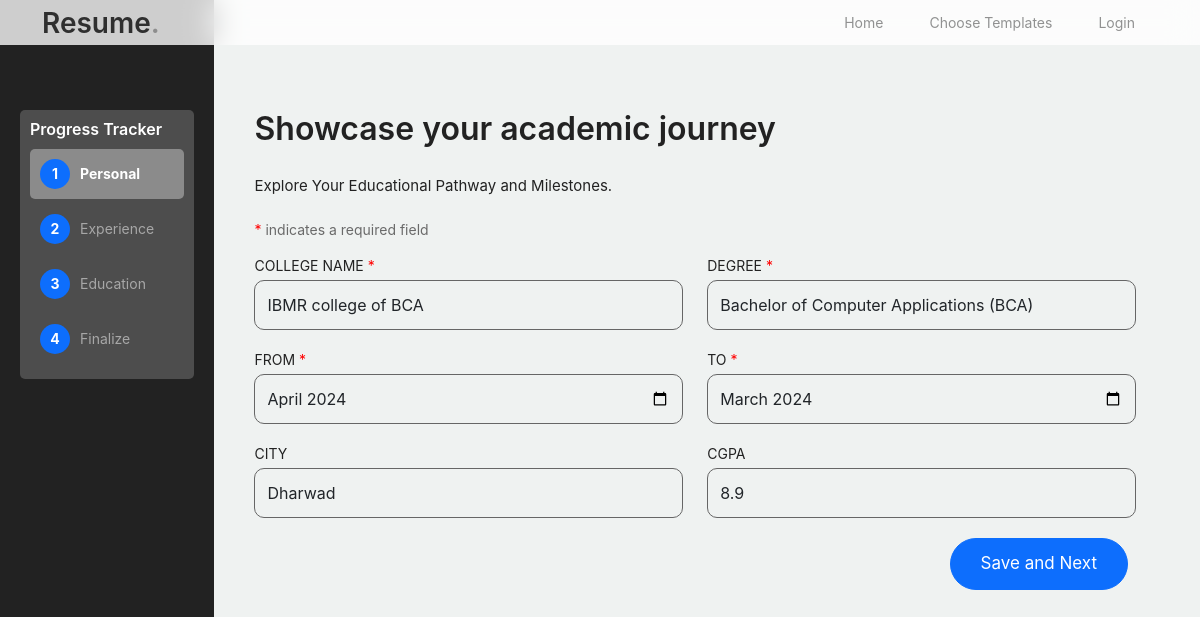
Screenshot of /edit_education_form/5 with the database file from the repository.
### resume_builder/models.py (models this page shows)
class Education(models.Model):
    user_id = models.ForeignKey('NewUser', on_delete=models.CASCADE)
    college_name = models.CharField(max_length=800,default='college name')
    degree = models.CharField(max_length=800,default='education')
    from_date = models.CharField(max_length=800,default='from date')
    to_date = models.CharField(max_length=800,default='to date')
    city = models.CharField(max_length=800,default='city')
    cgpa = models.CharField(max_length=800,default='CGPA')

### resume_builder/views.py (the view, shortened to what this page needs)
# urls.py: path('edit_education_form/<int:id>',views.edit_education_form,name="edit_education_form"),
def edit_education_form(request,id):
    user_id = request.user.id
    details=Education.objects.get(id=id)
    context={'details':details}
    return render(request,'edit_education_form.html',context)

### resume_builder/templates/edit_education_form.html (shortened to what this page needs)
<!doctype html>
<html lang="en">
<head>
		<link href="/static/home_assets/css/bootstrap.min.css" rel="stylesheet">
		<link href="https://cdnjs.cloudflare.com/ajax/libs/font-awesome/6.0.0-beta3/css/all.min.css" rel="stylesheet">
		<link href="/static/home_assets/css/tiny-slider.css" rel="stylesheet">
		<link href="/static/home_assets/css/style.css" rel="stylesheet">
	</head>
	<body>
		<nav class="custom-navbar navbar navbar-expand-md navbar-dark bg-dark fixed-top" aria-label="Furni navigation bar">
			<div class="container">
				<a class="navbar-brand" href="index.html">Resume<span>.</span></a>
				<div class="collapse navbar-collapse" id="navbarsFurni">
					<ul class="custom-navbar-nav navbar-nav ms-auto mb-2 mb-md-0">
						<li class="nav-item">
							<a class="nav-link" href="index.html">Home</a>
						</li>
						<li><a class="nav-link" href="shop.html">Choose Templates</a></li>
						<li><a class="nav-link" href="about.html">Login</a></li>
					</ul>
				</div>
			</div>
		</nav>
<div class="hero1">
		<div class="container1">
			<div class="sidebar" id="sidebar">
				<div class="tracking-system">
					<h3>Progress Tracker</h3>
					<ul class="tracking-steps">
						<li class="step active">
							<div class="step-number">1</div>
							Personal
						</li>
						<li class="step">
							<div class="step-number">2</div>
							Experience
						</li>
						<li class="step">
							<div class="step-number">3</div>
							Education
						</li>
						<li class="step">
							<div class="step-number">4</div>
							Finalize
						</li>
					</ul>
				</div>
			</div>
			<div class="main-content" id="main-content">
				<div style="margin-top: 70px;">
					<h2 class="mb-4 section-title1" style="color: #222222;">Showcase your academic journey </h2>
					<p style="font-size: 15px;color: #222222;">Explore Your Educational Pathway and Milestones.
                    </p>
                    <span><span style="color: red;">*</span> indicates a required field</span>
				</div>
                <form action="#" class="row g-6" style="background-color: transparent;" method="post">
                    <div class="row g-6">
                        <div class="col-lg-6">
                            <label style="color: #222222;">COLLEGE NAME <span style="color: red;">*</span></label>
                            <input type="text" value="{{details.college_name}}" required name="college_name" class="form-control" placeholder="Eg: KLE University" style="background-color: transparent; border: 1px solid #666;">
                        </div>
                        <div class="col-lg-6">
                            <label style="color: #222222;">DEGREE <span style="color: red;">*</span></label>
                            <input type="text" value="{{details.degree}}" required name="degree" class="form-control" placeholder="Eg: Bachelor of Engineering" style="background-color: transparent; border: 1px solid #666;">
                        </div>
                    </div>
                    <div class="row g-6">
                        <div class="col-lg-6">
                            <label style="color: #222222;">FROM <span style="color: red;">*</span></label>
                            <input type="month" value="{{details.from_date}}" required class="form-control" name="from_date" style="background-color: transparent; border: 1px solid #666;">
                        </div>
                        <div class="col-lg-6">
                            <label style="color: #222222;">TO <span style="color: red;">*</span></label>
                            <div class="input-group">
                                <input type="month" value="{{details.to_date}}" required class="form-control" name="to_date" style="background-color: transparent; border: 1px solid #666;">
                            </div>
                        </div>
                    </div>
                    <div class="row g-6">
                        <div class="col-lg-6">
                            <label style="color: #222222;">CITY</label>
                            <input type="text" value="{{details.city}}" name="city" class="form-control" placeholder="Eg: Banglore" style="background-color: transparent; border: 1px solid #666;">
                        </div>
                        <div class="col-lg-6">
                            <label style="color: #222222;">CGPA</label>
                            <input type="text" value="{{details.cgpa}}" name="cgpa"  class="form-control" placeholder="Eg: 8.9" style="background-color: transparent; border: 1px solid #666;">
                        </div>
                        <div class="button-container" style="text-align: right; margin-top: 20px;">
							<button type="submit" class="btn btn-primary me-2">Save and Next</button>
						</div>
                    </div>
                </form>
			</div>
		</div>
		</div>
	</body>
</html>

### static/home_assets/css/style.css (style rules this page uses)
* { font-family: "SF Pro Text", "Myriad Set Pro", "SF Pro Icons", "Apple Legacy Chevron", "Helvetica Neue", "Helvetica", "Arial", sans-serif !important; }
body { overflow-x: hidden; position: relative; }
body { font-family: "Inter", sans-serif; font-weight: 400; line-height: 28px; color: #6a6a6a; font-size: 14px; background-color: #eff2f1; }
a { text-decoration: none; -webkit-transition: .3s all ease; -o-transition: .3s all ease; transition: .3s all ease; color: #2f2f2f; text-decoration: underline; }
.custom-navbar { background: #3b5d50 !important; padding-top: 20px; padding-bottom: 20px; }
.custom-navbar .navbar-brand { font-size: 28px; color: #2f2f2f; font-weight: 600; }
.custom-navbar .navbar-brand>span { opacity: .4; color: #2f2f2f; }
@media (min-width: 992px) { .custom-navbar .custom-navbar-nav li { margin-left: 15px; margin-right: 15px; } }
.custom-navbar .custom-navbar-nav li a { font-weight: 500; color: #ffffff !important; opacity: .5; -webkit-transition: .3s all ease; -o-transition: .3s all ease; transition: .3s all ease; position: relative; }
@media (min-width: 768px) { .custom-navbar .custom-navbar-nav li a:before { content: ""; position: absolute; bottom: 0; left: 8px; right: 8px; background: #f9bf29; height: 5px; opacity: 1; visibility: visible; width: 0; -webkit-transition: .15s all ease-out; -o-transition: .15s all ease-out; transition: .15s all ease-out; } }
.btn { font-weight: 400; font-size: 17px; padding: 12px 30px; border-radius: 30px; color: #ffffff; background: #2f2f2f; border-color: #2f2f2f; }
.btn.btn-primary { background: #3b5d50; border-color: #3b5d50; }
.btn.btn-primary { background-color: #0d6efd; border-color: #0d6efd }
.section-title1 { color: #e1e1e1; }
.form-control { height: 50px; border-radius: 10px; font-family: "Inter", sans-serif; }

### resume_builder/templates/edit_education_form.html (style rules this page uses)
.custom-navbar { height: 45px; background-color: rgba(255, 255, 255, 0.779) !important; backdrop-filter: blur(15px); position: fixed; top: 0; width: 100%; z-index: 1000; }
.custom-navbar .navbar-nav .nav-link { line-height: 50px; }
.custom-navbar .navbar-brand, .custom-navbar .navbar-toggler { line-height: 50px; }
.container1 { display: flex; height: 100vh; }
.sidebar { background-color: #222222; color: white; width: 390px; padding: 20px; transition: width 0.3s; }
.main-content { flex-grow: 1; padding: 40px; }
.tracking-system { margin-top: 90px; padding: 10px; background-color: #4d4d4d; border-radius: 5px; }
.tracking-system h3 { color: #fff; font-size: 16px; margin-bottom: 10px; }
.tracking-steps { list-style: none; padding: 0; margin: 0; display: flex; flex-direction: column; }
.step { padding: 10px; margin-bottom: 5px; color: #a7a7a7; cursor: pointer; border-radius: 5px; transition: background-color 0.3s, color 0.3s; display: flex; align-items: center; position: relative; }
.step.active { background-color: #8b8b8b; color: #fff; font-weight: bold; }
.step-number { background-color: #0d6efd; color: #fff; border-radius: 50%; padding: 10px; width: 30px; height: 30px; display: flex; justify-content: center; align-items: center; margin-right: 10px; font-weight: bold; font-size: 14px; }
.tracking-steps .step:not(:last-child)::after { content: ''; height: 40px; border-left: 2px solid #555; display: block; position: absolute; top: calc(50% + 15px); left: 15px; z-index: -1; }
.tracking-steps .step:not(:last-child)::after { content: '▼'; font-size: 12px; color: #fff; display: block; position: absolute; bottom: -10px; left: calc(50% - 6px); }

### rows the page displays
Education: college_name "IBMR college of BCA", degree "Bachelor of Computer Applications (BCA)", from_date "2024-04", to_date "2024-03", city "Dharwad", cgpa "8.9"
